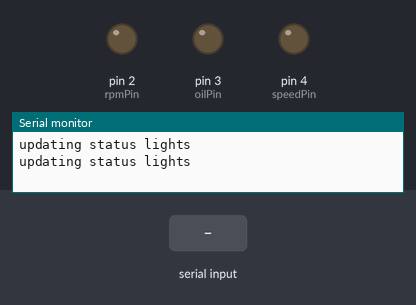
A sketch run on a simulated Arduino Uno, built with avr-gcc and run on an emulated ATmega328P. On the bench: output pins drawn as LEDs (lit = HIGH), the last lines printed to the serial monitor. Dashed ring = blinking. The test bench sets the inputs (shaded band).

Above: at 1.2 s.
1.3 s: "SPD \n" received over Serial
At 1.45 s:
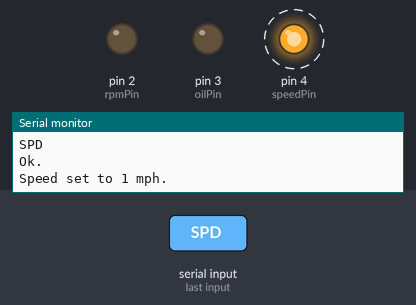
4.3 s: "RPM \n" received over Serial
At 4.38 s:
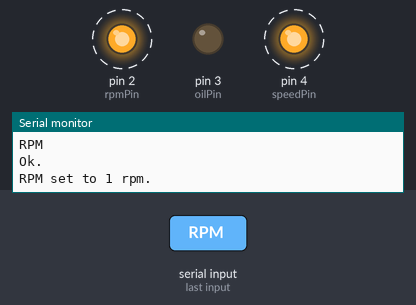
7.3 s: "SPD 90\n" received over Serial
10.3 s: "SPD ,45\n" received over Serial
13.3 s: "RPM 90\n" received over Serial
At 14.05 s:
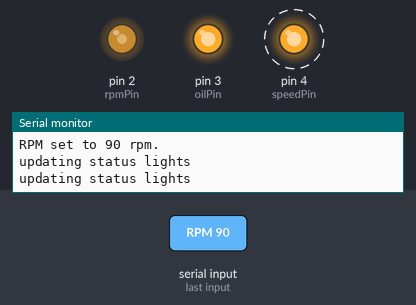
16.3 s: "RPM ,45\n" received over Serial
At 16.98 s:
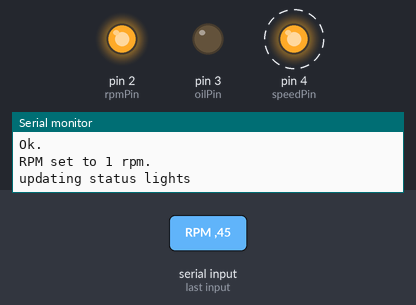
Timing chart, 0 to 20.3 s (numbered marks = the images above; inputs shaded):
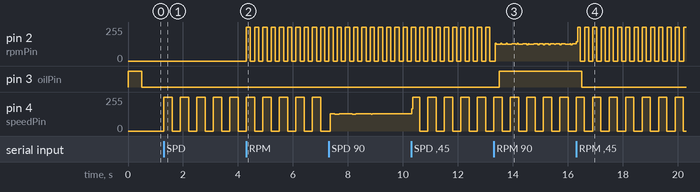

Measured:
- after the input at 1.3 s, pin 4 (speedPin): alternates 255/255 for 0.30 s and 0/255 for 0.30 s, starting at once
- after the input at 4.3 s, pin 2 (rpmPin): alternates 255/255 for 0.15 s and 0/255 for 0.15 s, starting at once
- after the input at 13.3 s, pin 3 (oilPin): LOW → HIGH after 0.21 s
- after the input at 16.3 s, pin 3 (oilPin): HIGH → LOW after 0.21 s

The sketch:

vwPolo.ino
```cpp
// constants won't change. Used here to set a pin number :
const int rpmPin =  2;      // the number of the LED pin
const int oilPin =  3;      // the number of the LED pin
const int speedPin =  4;      // the number of the LED pin

// Variables will change :
int mphState = LOW;             // ledState used to set the LED
int rpmState = LOW;             // ledState used to set the LED

int rpm = 0;
int mph = 0;

// Generally, you should use "unsigned long" for variables that hold time
// The value will quickly become too large for an int to store
unsigned long previousMphMicros = 0;        // will store last time LED was updated
unsigned long previousRpmMicros = 0;        // will store last time LED was updated
unsigned long previousStatusLightsMicros = 0;

//long mphInterval = 0;
//long rpmInterval = 300000/1;

long rpmDivisor = 150000;
long mphDivisor = 300000;


boolean oilFault = false;
String commandBuffer;

void processCommand()
{
  if (commandBuffer.startsWith("SPD "))
  {
    commandBuffer.remove(0, 4);
    mph = commandBuffer.toInt();
    if (mph < 1)
      mph = 1;
    Serial.println("Ok.");
    Serial.print("Speed set to ");
    Serial.print(mph, DEC);
    Serial.println(" mph.");
  }
  else  if (commandBuffer.startsWith("RPM "))
  {
    commandBuffer.remove(0, 4);
    rpm = commandBuffer.toInt();
    if (rpm < 1)
      rpm = 1;
    Serial.println("Ok.");
    Serial.print("RPM set to ");
    Serial.print(rpm, DEC);
    Serial.println(" rpm.");
  }
  else  if (commandBuffer.startsWith("OIL "))
  {
    commandBuffer.remove(0, 4);

    if (commandBuffer.toInt() == 1)
    {
      oilFault = true;
    }
    else
    {
      oilFault = false;
    }

    Serial.println("Ok.");
    Serial.print("Oil set to ");
    Serial.print(oilFault, DEC);
    Serial.println(".");
  }
  else if (commandBuffer.indexOf("STATUS") > 0)
  {
    Serial.println("Ok.");
  }


  else
  {
    Serial.println("Error.");
    Serial.print("Unknown commmand: ");
    Serial.print(commandBuffer);
    Serial.print('\n');
  }
}

void setup() {
  // set the digital pin as output:

  pinMode(rpmPin, OUTPUT);
  pinMode(oilPin, OUTPUT);
  pinMode(speedPin, OUTPUT);
  digitalWrite(oilPin, HIGH);
  Serial.begin(9600);

}

void loop() {
  while (Serial.available() > 0) {
    int inChar = Serial.read();
    Serial.write(inChar);

    if (inChar == '\n')
    {
      processCommand();
      commandBuffer = "";
    }
    else
    {
      commandBuffer += (char)inChar;
    }
  }

  unsigned long currentMicros = micros();
  //Do MPH Logic
  if (currentMicros - previousMphMicros >= mphDivisor / mph && mph > 0) {
    // save the last time you updated
    previousMphMicros = currentMicros;

    // if the LED is off turn it on and vice-versa:
    if (mphState == LOW) {
      mphState = HIGH;
    } else {
      mphState = LOW;
    }

    // set the LED with the ledState of the variable:
    digitalWrite(speedPin, mphState);
  }

  //Do the RPM logic
  if (currentMicros - previousRpmMicros >= rpmDivisor / rpm && rpm > 0) {

    // save the last time you updated
    previousRpmMicros = currentMicros;

    // if the LED is off turn it on and vice-versa:
    if (rpmState == LOW) {
      rpmState = HIGH;
    } else {
      rpmState = LOW;
      // set the LED with the ledState of the variable:
    }
    digitalWrite(rpmPin, rpmState);
  }


  //Update the status lights every half second
  if (currentMicros - previousStatusLightsMicros >= 500000) {
    Serial.println("updating status lights");
    previousStatusLightsMicros = currentMicros;
    if (oilFault)
    {
      if (rpm > 5)
      {
        digitalWrite(oilPin, LOW);
      }
      else
      {
        digitalWrite(oilPin, HIGH);
      }
    }
    if (!oilFault)
    {
      if (rpm > 5)
      {
        digitalWrite(oilPin, HIGH);
      }
      else
      {
        digitalWrite(oilPin, LOW);
      }
    }
  }
}
```
